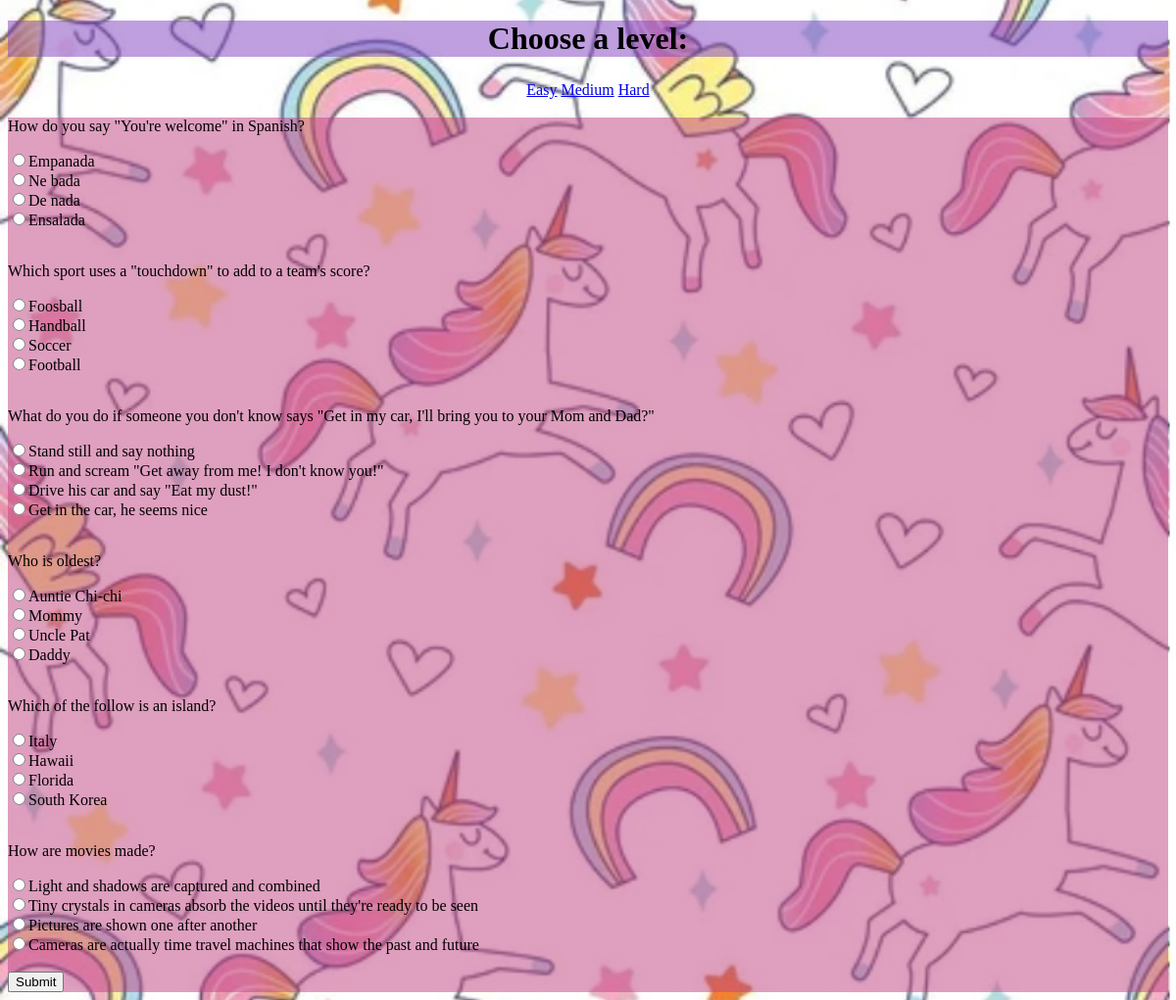
/medium, run on the app's committed database.
### tables this page shows
CREATE TABLE q_a (
id INTEGER PRIMARY KEY AUTOINCREMENT NOT NULL,
question TEXT NOT NULL,
answer TEXT NOT NULL,
option1 TEXT NOT NULL,
option2 TEXT NOT NULL,
option3 TEXT NOT NULL,
level TEXT NOT NULL
);

### quiz_game.py (the view)
@app.route('/medium')
def medium():
    connection = sqlite3.connect('q_a.db')
    db = connection.cursor()
    medium = db.execute("SELECT id, question, answer, option1, option2, option3 FROM q_a WHERE level = 'medium'")
    medium_qs = list(map(list, medium.fetchall()))
    for row in medium_qs:
        options = [row[2], row[3], row[4], row[5]]
        shuffle(options)
        row[2] = options[0]
        row[3] = options[1]
        row[4] = options[2]
        row[5] = options[3]
    return render_template("medium.html", medium_qs=medium_qs)

### templates/medium.html (shortened to what this page needs)
{% extends "layout.html" %}
{% block main %}
<form action="/results" method="post">
    <div>
        {% for row in range(medium_qs|length) %}
            <p>{{ medium_qs[row][1] }}</p>
            <input name="question{{ row }}" type="radio" value="{{ medium_qs[row][2] }}">{{ medium_qs[row][2] }}<br>
            <input name="question{{ row }}" type="radio" value="{{ medium_qs[row][3] }}">{{ medium_qs[row][3] }}<br>
            <input name="question{{ row }}" type="radio" value="{{ medium_qs[row][4] }}">{{ medium_qs[row][4] }}<br>
            <input name="question{{ row }}" type="radio" value="{{ medium_qs[row][5] }}">{{ medium_qs[row][5] }}<br>
        <br>
        {% endfor %}
    </div>
    <input type="submit">
</form>
{% endblock %}

### templates/layout.html (shortened to what this page needs)
<!DOCTYPE html>
<html lang="en">
<head>
    <link rel="stylesheet" type="text/css" href="/static/style.css">
</head>
<body>
    <h1 class="center-text bg-purple">Choose a level:</h1>
    <table class="center-table">
        <tbody>
            <tr>
                <td class="center-text"><a href="/easy">Easy</a></td>
                <td class="center-text"><a href="/medium">Medium</a></td>
                <td class="center-text"><a href="/hard">Hard</a></td>
            </tr>
        </tbody>
    </table>
    <div class="bg-pink">
        {% block main %}{% endblock %}
    </div>
</body>
</html>

### static/style.css (style rules this page uses)
.bg-pink { background-color: hsla(330, 50%, 50%, 0.5); }
.bg-purple { background-color: hsla(270, 50%, 50%, 0.5); }
body { background-image: url('unicorn.jpg'); background-size: cover; background-position: center; background-attachment: fixed; }
.center-table { margin: 0 auto; }
.center-text { text-align: center; }

### data on the page
q_a: question "How do you say \"You're welcome\" in Spanish?", option3 "Empanada", option1 "Ne bada", answer "De nada", option2 "Ensalada"
q_a: question "Which sport uses a \"touchdown\" to add to a team's score?", option1 "Foosball", option2 "Handball", option3 "Soccer", answer "Football"
q_a: question "What do you do if someone you don't know says \"Get in my car, I'll bring you to your Mom and Dad?\"", option1 "Stand still and say nothing", answer "Run and scream \"Get away from me! I don't know you!\"", option3 "Drive his car and say \"Eat my dust!\"", option2 "Get in the car, he seems nice"
q_a: question "Who is oldest?", option3 "Auntie Chi-chi", option2 "Mommy", answer "Uncle Pat", option1 "Daddy"
q_a: question "Which of the follow is an island?", option2 "Italy", answer "Hawaii", option1 "Florida", option3 "South Korea"
q_a: question "How are movies made?", option2 "Light and shadows are captured and combined", option3 "Tiny crystals in cameras absorb the videos until they're ready to be seen", answer "Pictures are shown one after another", option1 "Cameras are actually time travel machines that show the past and future"
